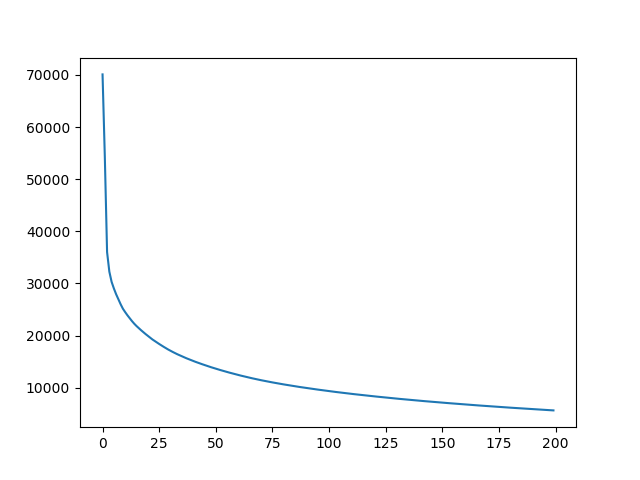

Here is the Python script that generated this plot:
import numpy as np
from scipy import misc
from matplotlib import pylab as plt


train_labels, train_data = [], []
for line in open('./faces/train.txt'):
    im = misc.imread(line.strip().split()[0])
    train_data.append(im.reshape(2500,))
    train_labels.append(line.strip().split()[1])
train_data, train_labels = np.array(train_data, dtype=float), np.array(train_labels, dtype=int)

avgtrain = np.zeros(2500)
for i in range(2500):
    avgtrain[i] = np.mean(train_data[:,i])
mstrain = []
for i in range(len(train_data)):
    mstrain.append(train_data[i] - avgtrain)

U, s, V = np.linalg.svd(mstrain)

e = []
for r in range(200):
    xr = U[:,:r].dot(np.diag(s[:r])).dot(V[:r,:])
    diff = np.linalg.norm(xr - mstrain)
    e.append(diff)

plt.plot(e)
plt.savefig("1f.png")